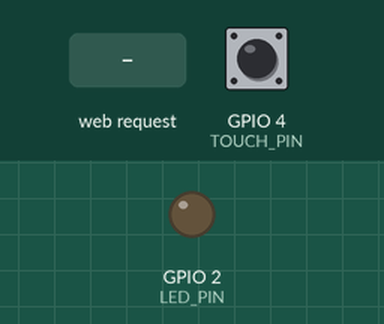
This sketch was run on a simulated ESP32. On the bench: output pins drawn as LEDs (lit = HIGH). Dashed ring = blinking. Inputs (shaded band) come from the test bench; at power-on: GPIO 4 (TOUCH_PIN) HIGH. WiFi joins after 1.5 s; servers stay silent unless stated; what the sketch prints to the serial monitor is not drawn.

Above: at 2.7 s.
2.8 s: HTTP request GET /arm received
At 3.25 s:
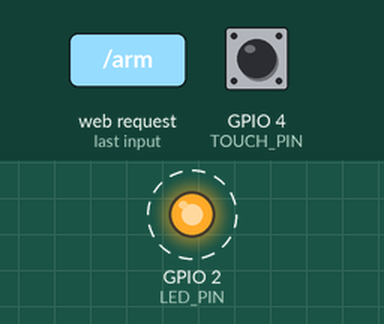
5.8 s: HTTP request GET /disarm received
At 5.8 s:
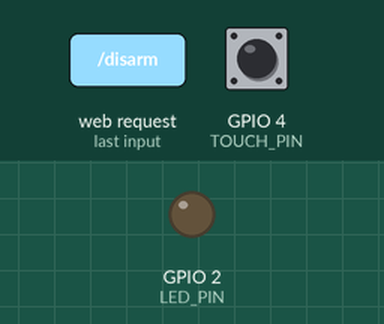
Timing chart, 0 to 8.8 s (numbered marks = the images above; inputs shaded):
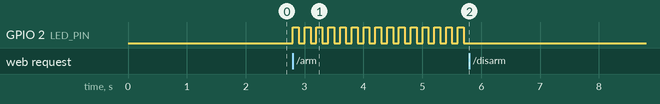

Measured:
- after the input at 2.8 s, GPIO 2 (LED_PIN): alternates HIGH for 0.10 s and LOW for 0.10 s, starting at once
- after the input at 5.8 s, GPIO 2 (LED_PIN): stops changing and stays LOW

The sketch:

ex08.ino
```cpp
#include <WiFi.h>
#include <WebServer.h>

// ==================== 配置区 ====================
const char* ssid = "evan";
const char* password = "evanlulu";

const int LED_PIN = 2;          // LED引脚
const int TOUCH_PIN = 4;       // 触摸引脚 GPIO4
const int THRESHOLD = 500;       // 触摸灵敏度

// ==================== 全局状态 ====================
bool isArmed = false;    // 布防状态：false=撤防，true=布防
bool isAlarming = false; // 报警状态：是否正在报警

WebServer server(80);

// ==================== 网页 ====================
String getPage() {
  String status;
  if (isAlarming) status = "正在报警！";
  else if (isArmed) status = "已布防";
  else status = "已撤防";

  String html = R"rawliteral(
<!DOCTYPE html>
<html>
<head>
  <meta charset="UTF-8">
  <meta name="viewport" content="width=device-width, initial-scale=1.0">
  <title>安防报警器</title>
</head>
<body style="text-align:center; margin-top:50px; font-family:Arial;">
  <h1>物联网安防报警器</h1>
  <h2 style="color:red;">)rawliteral" + status + R"rawliteral(</h2>

  <a href="/arm"><button style="padding:15px 30px; font-size:18px; margin:10px;">布防 (Arm)</button></a>
  <a href="/disarm"><button style="padding:15px 30px; font-size:18px; margin:10px;">撤防 (Disarm)</button></a>
</body>
</html>
)rawliteral";
  return html;
}

// ==================== 网页路由 ====================
void handleRoot() {
  server.send(200, "text/html; charset=UTF-8", getPage());
}

// 布防
void handleArm() {
  isArmed = true;
  isAlarming = false;
  digitalWrite(LED_PIN, LOW);
  Serial.println("系统：已布防");
  server.sendHeader("Location", "/");
  server.send(303);
}

// 撤防
void handleDisarm() {
  isArmed = false;
  isAlarming = false;
  digitalWrite(LED_PIN, LOW);
  Serial.println("系统：已撤防");
  server.sendHeader("Location", "/");
  server.send(303);
}

// ==================== 报警闪烁 ====================
void alarmFlash() {
  digitalWrite(LED_PIN, HIGH);
  delay(100);
  digitalWrite(LED_PIN, LOW);
  delay(100);
}

// ==================== 初始化 ====================
void setup() {
  Serial.begin(115200);
  pinMode(LED_PIN, OUTPUT);
  digitalWrite(LED_PIN, LOW);

  // WiFi连接
  Serial.print("连接WiFi: ");
  Serial.println(ssid);
  WiFi.begin(ssid, password);
  while (WiFi.status() != WL_CONNECTED) {
    delay(500);
    Serial.print(".");
  }
  Serial.println("\nWiFi连接成功");
  Serial.print("IP: http://");
  Serial.println(WiFi.localIP());

  // 网页路由
  server.on("/", handleRoot);
  server.on("/arm", handleArm);
  server.on("/disarm", handleDisarm);
  server.begin();
  Serial.println("Web服务器已启动");
}

// ==================== 主循环 ====================
void loop() {
  server.handleClient();

  // 1. 如果正在报警 → 狂闪
  if (isAlarming) {
    alarmFlash();
    return;
  }

  // 2. 如果已布防，检测触摸
  if (isArmed) {
    int touchValue = touchRead(TOUCH_PIN);
    if (touchValue < THRESHOLD) {
      Serial.println("触发报警！");
      isAlarming = true; // 锁定报警
    }
  }
}
```
